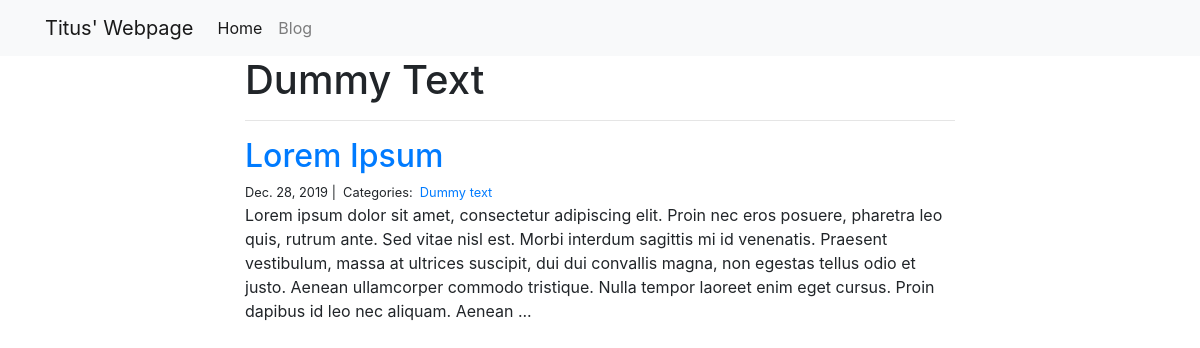
Screenshot of /blog/Dummy text/ with the database file from the repository.
### blog/models.py (models this page shows)
class Category(models.Model):
    name = models.CharField(max_length=20)

class Post(models.Model):
    title = models.CharField(max_length=255)
    body = models.TextField()
    created_on = models.DateTimeField(auto_now_add=True)
    last_modified = models.DateTimeField(auto_now=True)
    categories = models.ManyToManyField('Category', related_name='posts')

### blog/views.py (the view)
# urls.py: path("<category>/", views.blog_category, name="blog_category"),
def blog_category(request, category):
    posts = Post.objects.filter(
        categories__name__contains=category
    ).order_by(
        '-created_on'
    )
    context = {
        "category": category,
        "posts": posts
    }
    return render(request, "blog_category.html", context)

### blog/templates/blog_category.html
{% extends "base.html" %}
{% block page_content %}
<div class="col-md-8 offset-md-2">
    <h1>{{ category | title }}</h1>
    <hr>
    {% for post in posts %}
        <h2><a href="{% url 'blog_detail' post.pk%}">{{ post.title }}</a></h2>
        <small>
            {{ post.created_on.date }} |&nbsp;
            Categories:&nbsp;
            {% for category in post.categories.all %}
            <a href="{% url 'blog_category' category.name %}">
                {{ category.name }}
            </a>&nbsp;
            {% endfor %}
        </small>
        <p>{{ post.body | slice:":400" }}...</p>
    {% endfor %}
</div>
{% endblock %}

### rows the page displays
Category: name "Dummy Text", name "Dummy text"
Post: title "Lorem Ipsum", created_on "Dec. 28, 2019", body "Lorem ipsum dolor sit amet, consectetur adipiscing elit. Proin nec eros posuere, pharetra leo quis, rutrum ante. Sed vitae nisl est. Morbi interdum sagittis mi id venenatis. Praesent vestibulum, massa at ultrices suscipit, dui dui convallis magna, non egestas tellus odio et justo. Aenean ullamcorper commodo tristique. Nulla tempor laoreet enim eget cursus. Proin dapibus id leo nec aliquam. Aenean"
